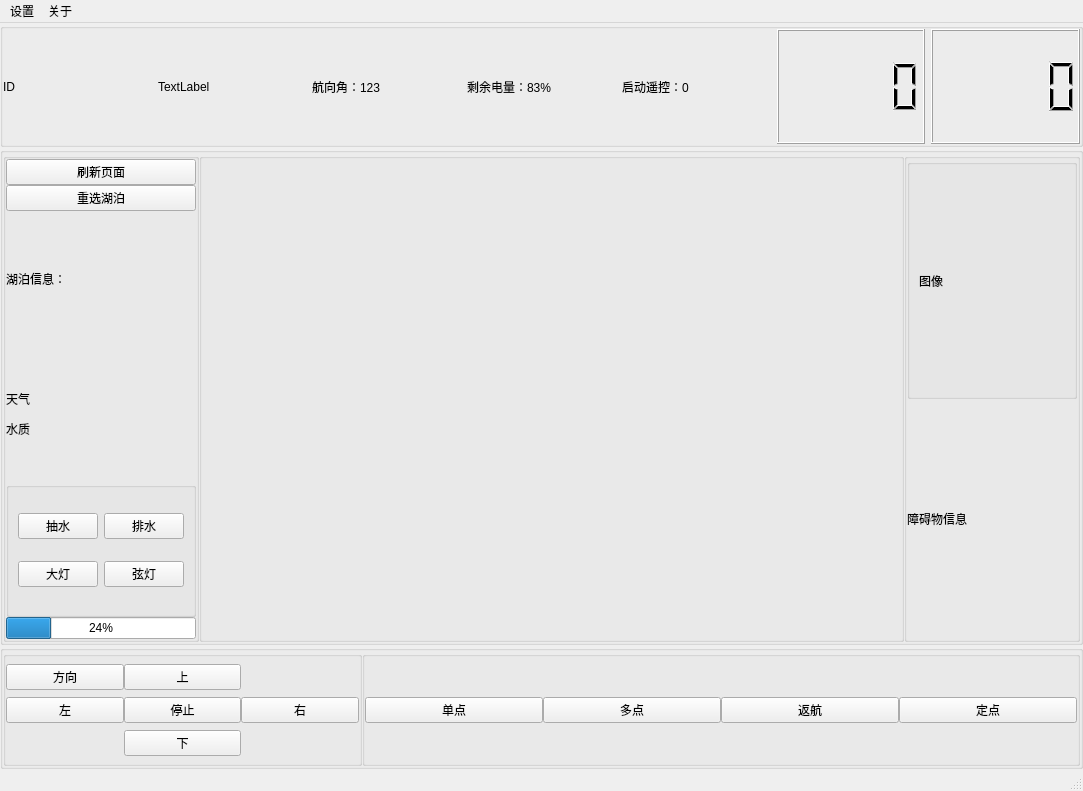
<?xml version="1.0" encoding="UTF-8"?>
<ui version="4.0">
 <class>MainWindow</class>
 <widget class="QMainWindow" name="MainWindow">
  <property name="geometry">
   <rect>
    <x>0</x>
    <y>0</y>
    <width>1083</width>
    <height>791</height>
   </rect>
  </property>
  <property name="windowTitle">
   <string>U_V</string>
  </property>
  <widget class="QWidget" name="centralwidget">
   <layout class="QVBoxLayout" name="verticalLayout" stretch="1,4,1">
    <property name="spacing">
     <number>0</number>
    </property>
    <property name="leftMargin">
     <number>0</number>
    </property>
    <property name="topMargin">
     <number>0</number>
    </property>
    <property name="rightMargin">
     <number>0</number>
    </property>
    <property name="bottomMargin">
     <number>0</number>
    </property>
    <item>
     <widget class="QGroupBox" name="groupBox">
      <property name="title">
       <string/>
      </property>
      <layout class="QHBoxLayout" name="horizontalLayout_3">
       <property name="spacing">
        <number>6</number>
       </property>
       <property name="leftMargin">
        <number>0</number>
       </property>
       <property name="topMargin">
        <number>0</number>
       </property>
       <property name="rightMargin">
        <number>0</number>
       </property>
       <property name="bottomMargin">
        <number>0</number>
       </property>
       <item>
        <widget class="QLabel" name="logo_label">
         <property name="acceptDrops">
          <bool>true</bool>
         </property>
         <property name="text">
          <string>ID</string>
         </property>
        </widget>
       </item>
       <item>
        <widget class="QLabel" name="time_label">
         <property name="text">
          <string>TextLabel</string>
         </property>
        </widget>
       </item>
       <item>
        <widget class="QLabel" name="direction_label">
         <property name="text">
          <string>航向角：123</string>
         </property>
        </widget>
       </item>
       <item>
        <widget class="QLabel" name="dump_energy_label">
         <property name="text">
          <string>剩余电量：83%</string>
         </property>
        </widget>
       </item>
       <item>
        <widget class="QLabel" name="remote_control_label">
         <property name="text">
          <string>启动遥控：0</string>
         </property>
        </widget>
       </item>
       <item>
        <widget class="QLCDNumber" name="time_lcd"/>
       </item>
       <item>
        <widget class="QLCDNumber" name="distance_lcd"/>
       </item>
      </layout>
     </widget>
    </item>
    <item>
     <widget class="QGroupBox" name="groupBox_3">
      <property name="title">
       <string/>
      </property>
      <layout class="QHBoxLayout" name="horizontalLayout" stretch="1,4,1">
       <property name="spacing">
        <number>0</number>
       </property>
       <property name="leftMargin">
        <number>0</number>
       </property>
       <property name="topMargin">
        <number>0</number>
       </property>
       <property name="rightMargin">
        <number>0</number>
       </property>
       <property name="bottomMargin">
        <number>0</number>
       </property>
       <item>
        <widget class="QGroupBox" name="groupBox_4">
         <property name="title">
          <string/>
         </property>
         <layout class="QVBoxLayout" name="verticalLayout_2">
          <property name="spacing">
           <number>0</number>
          </property>
          <property name="leftMargin">
           <number>0</number>
          </property>
          <property name="topMargin">
           <number>0</number>
          </property>
          <property name="rightMargin">
           <number>0</number>
          </property>
          <property name="bottomMargin">
           <number>0</number>
          </property>
          <item>
           <widget class="QPushButton" name="reload_button">
            <property name="text">
             <string>刷新页面</string>
            </property>
           </widget>
          </item>
          <item>
           <widget class="QPushButton" name="reselect_button">
            <property name="text">
             <string>重选湖泊</string>
            </property>
           </widget>
          </item>
          <item>
           <widget class="QLabel" name="angle_label">
            <property name="text">
             <string>湖泊信息：</string>
            </property>
           </widget>
          </item>
          <item>
           <widget class="QLabel" name="detect_label">
            <property name="text">
             <string>&lt;html&gt;&lt;head/&gt;&lt;body&gt;&lt;p&gt;天气&lt;/p&gt;&lt;p&gt;水质&lt;/p&gt;&lt;/body&gt;&lt;/html&gt;</string>
            </property>
           </widget>
          </item>
          <item>
           <widget class="QGroupBox" name="groupBox_5">
            <property name="title">
             <string/>
            </property>
            <layout class="QGridLayout" name="gridLayout_2">
             <item row="0" column="0">
              <widget class="QPushButton" name="draw_button">
               <property name="text">
                <string>抽水</string>
               </property>
               <property name="checkable">
                <bool>true</bool>
               </property>
              </widget>
             </item>
             <item row="0" column="1">
              <widget class="QPushButton" name="drain_button">
               <property name="text">
                <string>排水</string>
               </property>
               <property name="checkable">
                <bool>true</bool>
               </property>
              </widget>
             </item>
             <item row="1" column="0">
              <widget class="QPushButton" name="headlight_button">
               <property name="text">
                <string>大灯</string>
               </property>
               <property name="checkable">
                <bool>true</bool>
               </property>
              </widget>
             </item>
             <item row="1" column="1">
              <widget class="QPushButton" name="sidelight_button">
               <property name="text">
                <string>弦灯</string>
               </property>
               <property name="checkable">
                <bool>true</bool>
               </property>
              </widget>
             </item>
            </layout>
           </widget>
          </item>
          <item>
           <widget class="QProgressBar" name="progress_bar">
            <property name="value">
             <number>24</number>
            </property>
           </widget>
          </item>
         </layout>
        </widget>
       </item>
       <item>
        <widget class="QGroupBox" name="view_group_box">
         <property name="title">
          <string/>
         </property>
         <layout class="QHBoxLayout" name="horizontalLayout_6"/>
        </widget>
       </item>
       <item>
        <widget class="QGroupBox" name="groupBox_6">
         <property name="title">
          <string/>
         </property>
         <layout class="QVBoxLayout" name="verticalLayout_3">
          <property name="spacing">
           <number>0</number>
          </property>
          <property name="leftMargin">
           <number>0</number>
          </property>
          <property name="topMargin">
           <number>0</number>
          </property>
          <property name="rightMargin">
           <number>0</number>
          </property>
          <property name="bottomMargin">
           <number>0</number>
          </property>
          <item>
           <widget class="QGroupBox" name="groupBox_8">
            <property name="title">
             <string/>
            </property>
            <layout class="QHBoxLayout" name="video_horizontal_layout">
             <item>
              <widget class="QLabel" name="video_label">
               <property name="text">
                <string>图像</string>
               </property>
              </widget>
             </item>
            </layout>
           </widget>
          </item>
          <item>
           <widget class="QLabel" name="distance_show_label">
            <property name="acceptDrops">
             <bool>true</bool>
            </property>
            <property name="text">
             <string>障碍物信息</string>
            </property>
           </widget>
          </item>
         </layout>
        </widget>
       </item>
      </layout>
     </widget>
    </item>
    <item>
     <widget class="QGroupBox" name="groupBox_2">
      <property name="title">
       <string/>
      </property>
      <layout class="QHBoxLayout" name="horizontalLayout_2" stretch="1,2">
       <property name="spacing">
        <number>0</number>
       </property>
       <property name="leftMargin">
        <number>0</number>
       </property>
       <property name="topMargin">
        <number>0</number>
       </property>
       <property name="rightMargin">
        <number>0</number>
       </property>
       <property name="bottomMargin">
        <number>0</number>
       </property>
       <item>
        <widget class="QGroupBox" name="groupBox_7">
         <property name="title">
          <string/>
         </property>
         <layout class="QGridLayout" name="gridLayout">
          <property name="leftMargin">
           <number>0</number>
          </property>
          <property name="topMargin">
           <number>0</number>
          </property>
          <property name="rightMargin">
           <number>0</number>
          </property>
          <property name="bottomMargin">
           <number>0</number>
          </property>
          <property name="spacing">
           <number>0</number>
          </property>
          <item row="1" column="0">
           <widget class="QPushButton" name="left_button">
            <property name="text">
             <string>左</string>
            </property>
            <property name="checkable">
             <bool>true</bool>
            </property>
            <property name="autoExclusive">
             <bool>true</bool>
            </property>
           </widget>
          </item>
          <item row="0" column="1">
           <widget class="QPushButton" name="forward_button">
            <property name="text">
             <string>上</string>
            </property>
            <property name="checkable">
             <bool>true</bool>
            </property>
            <property name="autoExclusive">
             <bool>true</bool>
            </property>
           </widget>
          </item>
          <item row="1" column="2">
           <widget class="QPushButton" name="right_button">
            <property name="text">
             <string>右</string>
            </property>
            <property name="checkable">
             <bool>true</bool>
            </property>
            <property name="autoExclusive">
             <bool>true</bool>
            </property>
           </widget>
          </item>
          <item row="1" column="1">
           <widget class="QPushButton" name="stop_button">
            <property name="text">
             <string>停止</string>
            </property>
            <property name="checkable">
             <bool>true</bool>
            </property>
            <property name="autoExclusive">
             <bool>true</bool>
            </property>
           </widget>
          </item>
          <item row="2" column="1">
           <widget class="QPushButton" name="backword_button">
            <property name="text">
             <string>下</string>
            </property>
            <property name="checkable">
             <bool>true</bool>
            </property>
            <property name="autoExclusive">
             <bool>true</bool>
            </property>
           </widget>
          </item>
          <item row="0" column="0">
           <widget class="QPushButton" name="pushButton">
            <property name="text">
             <string>方向</string>
            </property>
            <property name="checkable">
             <bool>true</bool>
            </property>
           </widget>
          </item>
         </layout>
        </widget>
       </item>
       <item>
        <widget class="QGroupBox" name="groupBox_9">
         <property name="title">
          <string/>
         </property>
         <layout class="QHBoxLayout" name="horizontalLayout_4">
          <property name="spacing">
           <number>0</number>
          </property>
          <property name="leftMargin">
           <number>0</number>
          </property>
          <property name="topMargin">
           <number>0</number>
          </property>
          <property name="rightMargin">
           <number>0</number>
          </property>
          <property name="bottomMargin">
           <number>0</number>
          </property>
          <item>
           <widget class="QPushButton" name="single_point_button">
            <property name="text">
             <string>单点</string>
            </property>
            <property name="checkable">
             <bool>true</bool>
            </property>
            <property name="checked">
             <bool>false</bool>
            </property>
            <property name="autoRepeat">
             <bool>false</bool>
            </property>
            <property name="autoExclusive">
             <bool>true</bool>
            </property>
           </widget>
          </item>
          <item>
           <widget class="QPushButton" name="multi_points_button">
            <property name="text">
             <string>多点</string>
            </property>
            <property name="checkable">
             <bool>true</bool>
            </property>
            <property name="autoExclusive">
             <bool>true</bool>
            </property>
           </widget>
          </item>
          <item>
           <widget class="QPushButton" name="backhome_button">
            <property name="text">
             <string>返航</string>
            </property>
            <property name="checkable">
             <bool>true</bool>
            </property>
            <property name="autoExclusive">
             <bool>true</bool>
            </property>
           </widget>
          </item>
          <item>
           <widget class="QPushButton" name="fix_point_button">
            <property name="text">
             <string>定点</string>
            </property>
            <property name="checkable">
             <bool>true</bool>
            </property>
           </widget>
          </item>
         </layout>
        </widget>
       </item>
      </layout>
     </widget>
    </item>
   </layout>
  </widget>
  <widget class="QMenuBar" name="menubar">
   <property name="geometry">
    <rect>
     <x>0</x>
     <y>0</y>
     <width>1083</width>
     <height>23</height>
    </rect>
   </property>
   <widget class="QMenu" name="menu">
    <property name="statusTip">
     <string>基础设置</string>
    </property>
    <property name="title">
     <string>设置</string>
    </property>
    <addaction name="choice_type"/>
    <addaction name="separator"/>
    <addaction name="actiondas"/>
    <addaction name="separator"/>
    <addaction name="action_5"/>
   </widget>
   <widget class="QMenu" name="menu_2">
    <property name="title">
     <string>关于</string>
    </property>
    <addaction name="action"/>
    <addaction name="separator"/>
   </widget>
   <addaction name="menu"/>
   <addaction name="menu_2"/>
  </widget>
  <widget class="QStatusBar" name="statusbar"/>
  <action name="choice_type">
   <property name="text">
    <string>选择类型</string>
   </property>
  </action>
  <action name="actiondas">
   <property name="text">
    <string>基础设置</string>
   </property>
  </action>
  <action name="action">
   <property name="text">
    <string>作者</string>
   </property>
  </action>
  <action name="action_5">
   <property name="text">
    <string>高级设置</string>
   </property>
  </action>
 </widget>
 <resources/>
 <connections/>
</ui>
